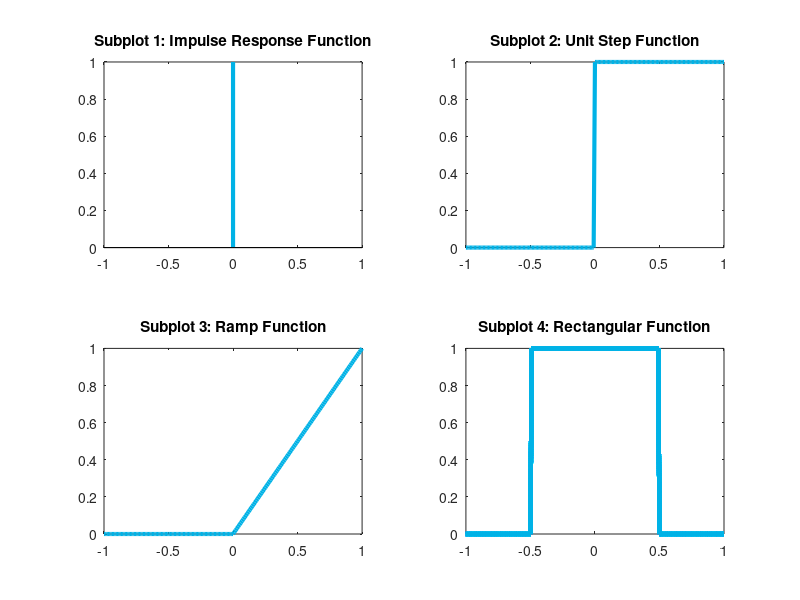

Here is the MATLAB script that generated this plot:
t = (-1:0.01:1)';

subplot(2,2,1)
impulse = t==0;
a = stem(t,impulse,'LineWidth',3,'Color',[0,0.7,0.9])
set(a, 'Marker', 'none')
title('Subplot 1: Impulse Response Function')

subplot(2,2,2)
unitstep = t>=0;
plot(t,unitstep,'LineWidth',3,'Color',[0,0.7,0.9])
title('Subplot 2: Unit Step Function')

subplot(2,2,3)
ramp = t.*unitstep;
plot(t,ramp,'LineWidth',3,'Color',[0,0.7,0.9])
title('Subplot 3: Ramp Function')

subplot(2,2,4)
rect = ones(1,numel(t)).*(abs(t)<1/2)
plot(t,rect,'LineWidth',3,'Color',[0,0.7,0.9])
title('Subplot 4: Rectangular Function')

